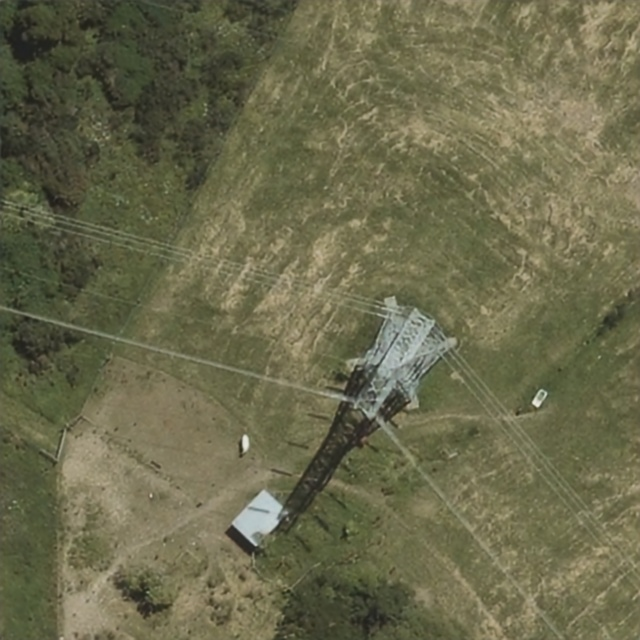
#> input picture Dataset/images/fused/train/NZ_Dunedin_301x05.jpg, 640 x 640 px
$ python -i convert_to_sar_simple.py   (imports and definitions only)
#> lines starting #> are read from the running program, lines starting #| are printed output that depends on the picture
#> further down, picture is the input picture: PIL image 640x640 RGB; mean R, G, B 106.4, 105.3, 76.1
import os
from PIL import Image
import random

output_folder = 'output'
# [1 line not run here, left out]

input_folder = 'images'
image_files = [f for f in os.listdir(input_folder) if f.endswith(('.jpg', '.jpeg', '.png'))]

def add_speckle_noise(image, L=20):
    """
    添加speckle噪声到图像
    L: 多视处理次数，值越大噪声越小，此处默认值为20
    """
#> called with L = 20
    if image.mode != 'L':
        image = image.convert('L')
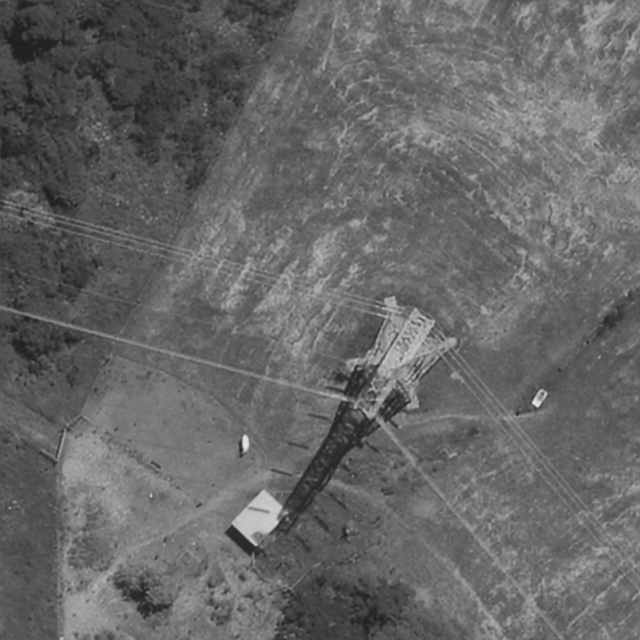
#> image: PIL image 640x640 L; min 29, max 232, mean 102.3

    width, height = image.size
#> width = 640; height = 640
    noisy_image = Image.new('L', (width, height))
#> noisy_image: PIL image 640x640 L; every value is 0

    for x in range(width):
        for y in range(height):
            pixel = image.getpixel((x, y))
            gray = pixel / 255.0
            noise = random.gammavariate(L, 1.0/L)
            sar = gray * noise
            sar = max(0, min(1, sar))
            noisy_pixel = int(sar * 255)
            noisy_image.putpixel((x, y), noisy_pixel)

    return noisy_image

# [10 lines not run here, left out]

>>> from PIL import Image
>>> picture = Image.open('../Dataset/images/fused/train/NZ_Dunedin_301x05.jpg')
>>> result = add_speckle_noise(picture)

$ run again, on Dataset/images/fused/val/NZ_Tauranga_109x05.jpg
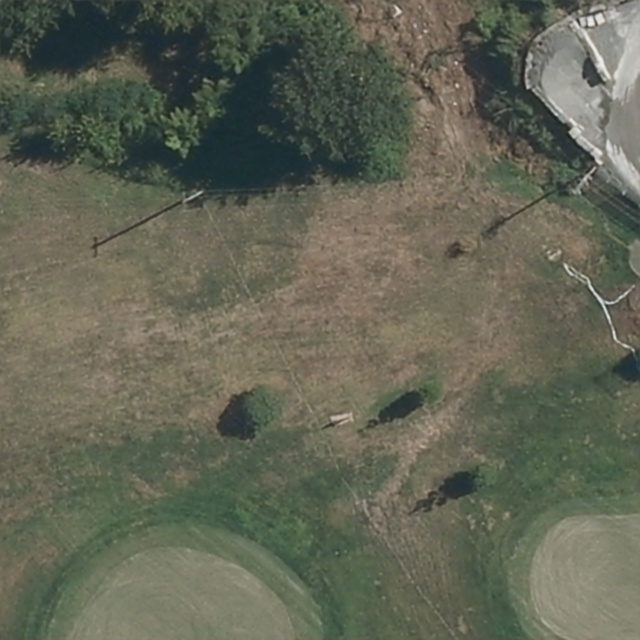
#> input picture Dataset/images/fused/val/NZ_Tauranga_109x05.jpg, 640 x 640 px
#> picture is the input picture: PIL image 640x640 RGB; mean R, G, B 98.3, 101.1, 85.1
#> in add_speckle_noise, `image = image.convert('L')`:
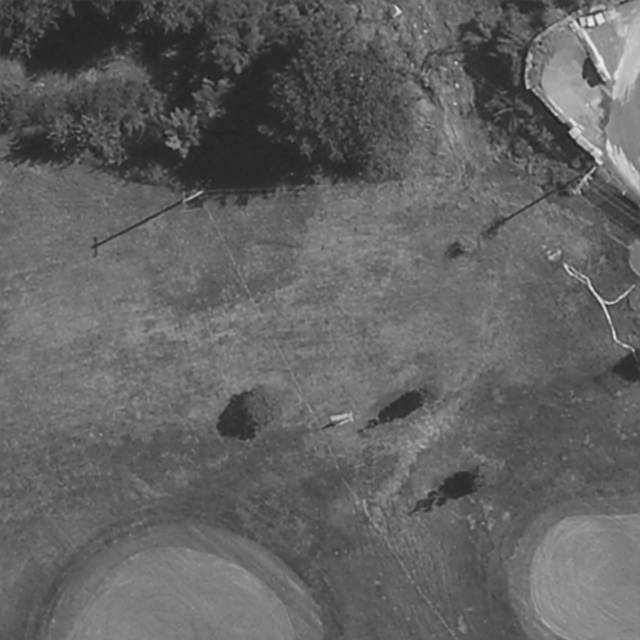
#> image: PIL image 640x640 L; min 30, max 238, mean 98.4

$ run again, on Dataset/images/fused/val/NZ_Tauranga_705x03.jpg
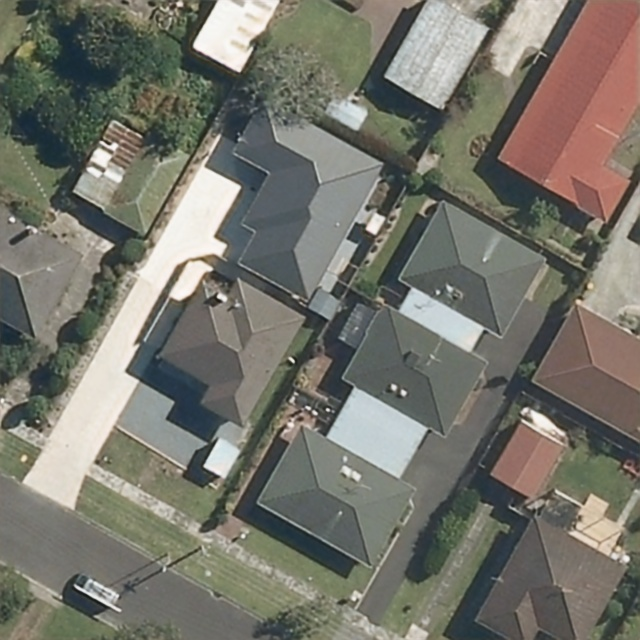
#> input picture Dataset/images/fused/val/NZ_Tauranga_705x03.jpg, 640 x 640 px
#> picture is the input picture: PIL image 640x640 RGB; mean R, G, B 117.8, 116.8, 107.3
#> in add_speckle_noise, `image = image.convert('L')`:
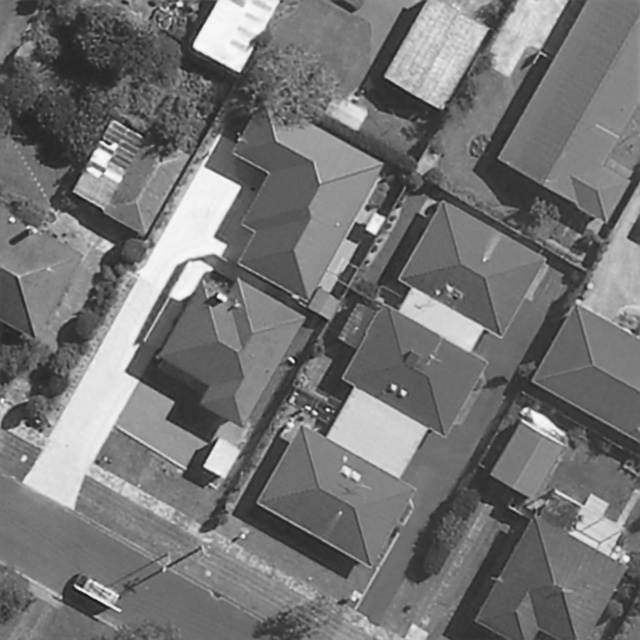
#> image: PIL image 640x640 L; min 21, max 250, mean 116
#> after the loop in add_speckle_noise, `for x in range(width):`:
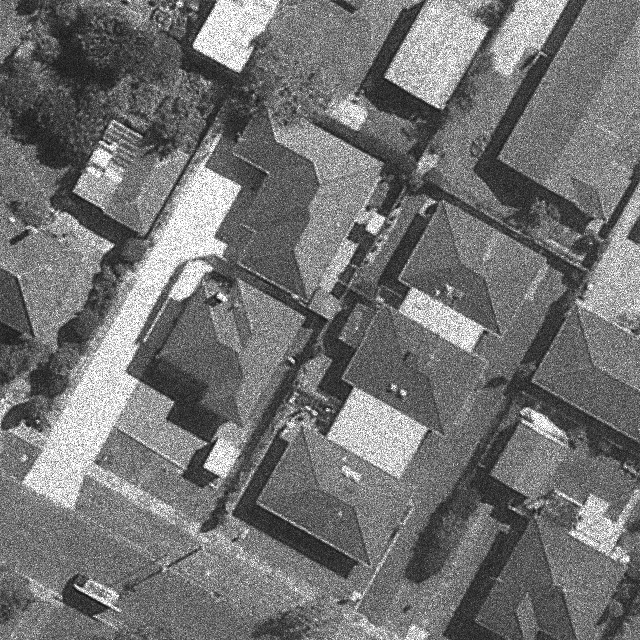
#> noisy_image: PIL image 640x640 L; min 12, max 255, mean 114.7

$ run again, on Dataset/images/optical/train/NZ_Dunedin_206x06.jpg
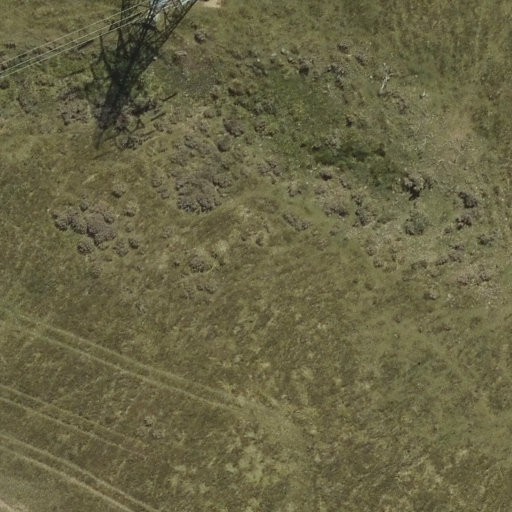
#> input picture Dataset/images/optical/train/NZ_Dunedin_206x06.jpg, 512 x 512 px
#> picture is the input picture: PIL image 512x512 RGB; mean R, G, B 105, 100.8, 68.9
#> in add_speckle_noise, `image = image.convert('L')`:
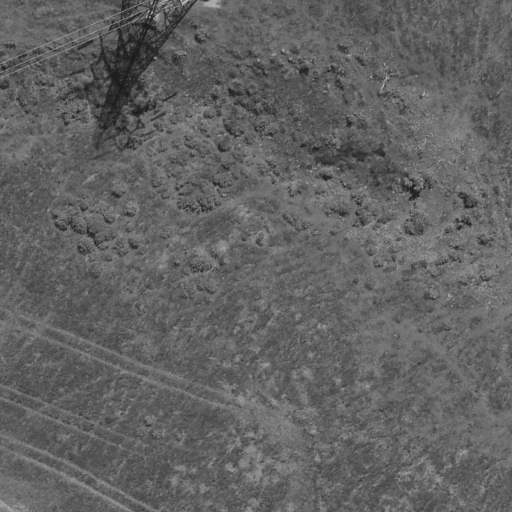
#> image: PIL image 512x512 L; min 23, max 191, mean 98.4
#> after the loop in add_speckle_noise, `for x in range(width):`:
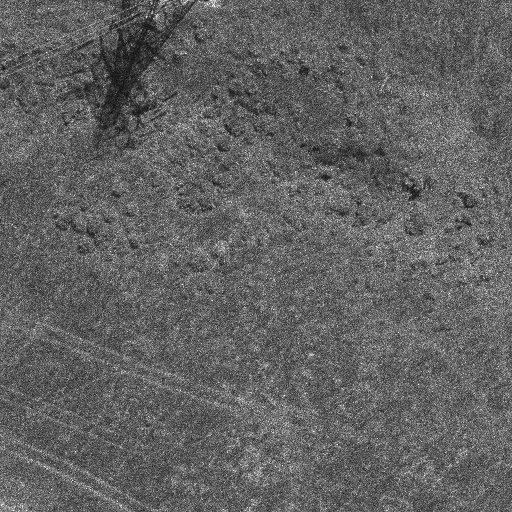
#> noisy_image: PIL image 512x512 L; min 11, max 255, mean 97.9
